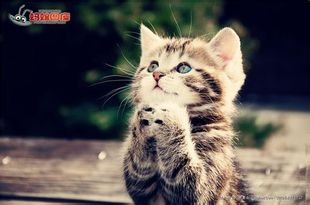
#> input picture test/1.jpg, 310 x 205 px
$ python pooling.py   (Python 2 division)
#> lines starting #> are read from the running program, lines starting #| are printed output that depends on the picture
### feature.py
#!/usr/bin/env python
# coding: utf-8

__author__ = 'liangliang'

import ctypes as ct
import numpy as np


# Dynamic allocation through callbacks of ctypes
# Allocate NumPy arrays if and when we need a buffer for C code to operate on
# By allocating your buffers as NumPy arrays, the Python garbage collector can take care of this
# Here use callable object instead of function
class Allocator:
    CFUNCTYPE = ct.CFUNCTYPE(ct.c_long, ct.c_int, ct.POINTER(ct.c_int))

    def __init__(self):
        self.allocated_arrays = []

    # [4 lines left out: function __call__, not called in this run]

    def getcFunc(self):
        return self.CFUNCTYPE(self)

    cFunc = property(getcFunc)


class DenseSIFTFeatureDescriptors:
    def __init__(self, binSize, step, sqrt=False):
        """
        :param binSize: width of the SIFT spatial bins
        :param step: spatial stride
        :param sqrt: whether use RootSIFT
        """
        self.binSize = binSize
        self.step = step
        self.sqrt = sqrt

    def compute(self, img):
        """
        :param img: gray image, a height*width array of float32
        :return (features, frames): features is a numpy array of shape [n_samples, 128], frames is a numpy array of shape  [n_samples, 2]
        """
        dsiftlib = ct.CDLL('./lib/libdsift.so')  # Loading dynamic link library

        # Specifying the required return type and argument types
        alloc = Allocator()
        dsiftlib.denseSIFT.restype = None
        dsiftlib.denseSIFT.argtypes = [ct.POINTER(ct.c_float), ct.c_int, ct.c_int, ct.c_int, ct.c_int, Allocator.CFUNCTYPE]

        dsiftlib.denseSIFT(img.ctypes.data_as(ct.POINTER(ct.c_float)), img.shape[1], img.shape[0], self.step, self.binSize, alloc.cFunc)

        if self.sqrt:
            alloc.allocated_arrays[0] = np.sqrt(alloc.allocated_arrays[0] / alloc.allocated_arrays[0].max())

        return alloc.allocated_arrays

class RGSIFTFeatureDescriptors:
    # [26 lines left out: functions __init__, compute, not called in this run]

class OpponentSIFTFeatureDescriptors:
    # [28 lines left out: functions __init__, compute, not called in this run]

class WSIFTFeatureDescriptors:
    # [29 lines left out: functions __init__, compute, not called in this run]

# [9 lines that do not run on import are left out]

### pooling.py
#!/usr/bin/env python
# coding: utf-8

__author__ = 'liangliang'

import numpy as np


class Pooling:
    # [244 lines left out: functions __init__, sumPooling, sumPoolingAllLevel, maxPooling, maxPoolingAllLevel, not called in this run]

if __name__ == '__main__':
    from PIL import Image
    from encoding import HardHistogramEncoder
    from feature import DenseSIFTFeatureDescriptors
    from visualDictionary import VisualDictionary

    img = np.array(Image.open('./test/1.jpg').convert('L'), dtype=np.float32)
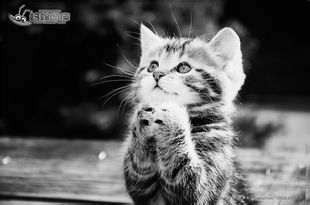
#> img: shape (205, 310) float32; min 1, max 253, mean 87.1
    featureDescriptors = DenseSIFTFeatureDescriptors(16, 8)
#> (the run stopped early here; a loop or call above may not have finished)
